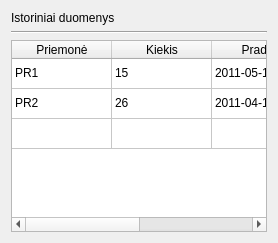
             <widget class="QWidget" name="tab">
              <attribute name="title">
               <string>Istoriniai duomenys</string>
              </attribute>
              <layout class="QVBoxLayout" name="verticalLayout_11">
               <item>
                <widget class="QLabel" name="label_8">
                 <property name="text">
                  <string>Istoriniai duomenys</string>
                 </property>
                </widget>
               </item>
               <item>
                <widget class="Line" name="line_6">
                 <property name="orientation">
                  <enum>Qt::Horizontal</enum>
                 </property>
                </widget>
               </item>
               <item>
                <widget class="QTableWidget" name="tableWidget_7">
                 <attribute name="verticalHeaderVisible">
                  <bool>false</bool>
                 </attribute>
                 <row>
                  <property name="text">
                   <string>PR1</string>
                  </property>
                 </row>
                 <row>
                  <property name="text">
                   <string>PR5</string>
                  </property>
                 </row>
                 <row>
                  <property name="text">
                   <string/>
                  </property>
                 </row>
                 <column>
                  <property name="text">
                   <string>Priemonė</string>
                  </property>
                 </column>
                 <column>
                  <property name="text">
                   <string>Kiekis</string>
                  </property>
                 </column>
                 <column>
                  <property name="text">
                   <string>Pradžia</string>
                  </property>
                 </column>
                 <column>
                  <property name="text">
                   <string>Pabaiga</string>
                  </property>
                 </column>
                 <item row="0" column="0">
                  <property name="text">
                   <string>PR1</string>
                  </property>
                 </item>
                 <item row="0" column="1">
                  <property name="text">
                   <string>15</string>
                  </property>
                 </item>
                 <item row="0" column="2">
                  <property name="text">
                   <string>2011-05-12</string>
                  </property>
                 </item>
                 <item row="0" column="3">
                  <property name="text">
                   <string>2011-06-25</string>
                  </property>
                 </item>
                 <item row="1" column="0">
                  <property name="text">
                   <string>PR2</string>
                  </property>
                 </item>
                 <item row="1" column="1">
                  <property name="text">
                   <string>26</string>
                  </property>
                 </item>
                 <item row="1" column="2">
                  <property name="text">
                   <string>2011-04-15</string>
                  </property>
                 </item>
                 <item row="1" column="3">
                  <property name="text">
                   <string>2011-06-25</string>
                  </property>
                 </item>
                </widget>
               </item>
              </layout>
             </widget>
